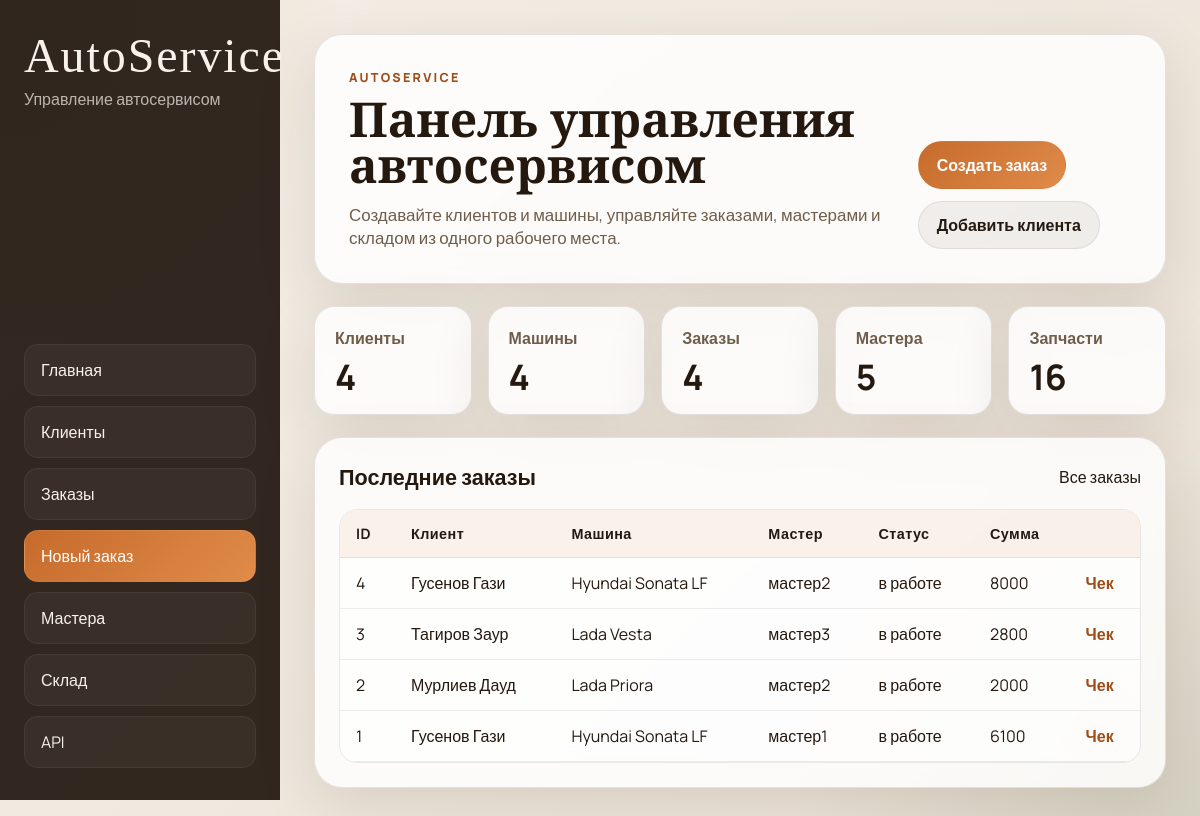
The page / on the database its author committed.
### tables this page shows
CREATE TABLE clients (
	client_id INTEGER PRIMARY KEY AUTOINCREMENT,
	full_name TEXT NOT NULL,
	phone_number VARCHAR(11) NOT NULL UNIQUE,
	email TEXT UNIQUE
	CONSTRAINT email_check CHECK(email like '%@%.%')
);

CREATE TABLE cars (
	car_id INTEGER PRIMARY KEY AUTOINCREMENT,
	client_id INTEGER,
	car_model TEXT NOT NULL,
	year INTEGER NOT NULL,
	vin VARCHAR(17) NOT NULL UNIQUE,
	FOREIGN KEY (client_id) REFERENCES clients(client_id) ON DELETE CASCADE
);

CREATE TABLE masters (
	master_id INTEGER PRIMARY KEY AUTOINCREMENT,
	master_name TEXT NOT NULL,
	phone_number varchar(11) NOT NULL UNIQUE,
	email TEXT UNIQUE,
	hire_date date DEFAULT CURRENT_DATE
	CONSTRAINT email_check CHECK(email like '%@%.%')
);

CREATE TABLE orders (
    order_id INTEGER PRIMARY KEY AUTOINCREMENT,
    car_id INTEGER,
    order_date TEXT DEFAULT (date('now')),
    status TEXT DEFAULT 'в работе',
    total_cost INTEGER DEFAULT 0,
	master_id INTEGER,
    FOREIGN KEY (car_id) REFERENCES cars(car_id),
	FOREIGN KEY (master_id) REFERENCES masters(master_id)
);

### autoservice/ui.py (the view)
@ui.route('/')
def dashboard():
    tables = get_tables()
    stats = load_dashboard_stats(tables)
    recent_orders = db.session.execute(
        select(
            tables['orders'].c.order_id,
            tables['orders'].c.order_date,
            tables['orders'].c.status,
            tables['orders'].c.total_cost,
            tables['cars'].c.car_model,
            tables['clients'].c.full_name,
            tables['masters'].c.master_name,
        )
        .select_from(
            tables['orders']
            .join(tables['cars'], tables['orders'].c.car_id == tables['cars'].c.car_id)
            .join(tables['clients'], tables['cars'].c.client_id == tables['clients'].c.client_id)
            .outerjoin(tables['masters'], tables['orders'].c.master_id == tables['masters'].c.master_id)
        )
        .order_by(desc(tables['orders'].c.order_id))
        .limit(6)
    ).mappings().all()
    return render_template('dashboard.html', stats=stats, recent_orders=recent_orders)

### autoservice/ui.py (called while the page is built)
def get_tables():
    return current_app.extensions['autoservice_tables']

def load_dashboard_stats(tables):
    return {
        'clients': db.session.execute(select(func.count()).select_from(tables['clients'])).scalar_one(),
        'cars': db.session.execute(select(func.count()).select_from(tables['cars'])).scalar_one(),
        'orders': db.session.execute(select(func.count()).select_from(tables['orders'])).scalar_one(),
        'masters': db.session.execute(select(func.count()).select_from(tables['masters'])).scalar_one(),
        'parts': db.session.execute(select(func.count()).select_from(tables['warehouse'])).scalar_one(),
    }

### templates/dashboard.html (shortened to what this page needs)
{% extends 'base.html' %}
{% block content %}
<section class="hero">
  <div>
    <p class="eyebrow">AutoService</p>
    <h1>Панель управления автосервисом</h1>
    <p class="hero-text">Создавайте клиентов и машины, управляйте заказами, мастерами и складом из одного рабочего места.</p>
  </div>
  <div class="hero-actions">
    <a class="button button-primary" href="{{ url_for('ui.new_order_page') }}">Создать заказ</a>
    <a class="button button-secondary" href="{{ url_for('ui.clients_page') }}">Добавить клиента</a>
  </div>
</section>
<section class="stats-grid">
  <article class="stat-card"><span>Клиенты</span><strong>{{ stats.clients }}</strong></article>
  <article class="stat-card"><span>Машины</span><strong>{{ stats.cars }}</strong></article>
  <article class="stat-card"><span>Заказы</span><strong>{{ stats.orders }}</strong></article>
  <article class="stat-card"><span>Мастера</span><strong>{{ stats.masters }}</strong></article>
  <article class="stat-card"><span>Запчасти</span><strong>{{ stats.parts }}</strong></article>
</section>
<section class="panel">
  <div class="panel-header">
    <h2>Последние заказы</h2>
    <a href="{{ url_for('ui.orders_page') }}">Все заказы</a>
  </div>
  <div class="table-wrap">
    <table>
      <thead>
        <tr>
          <th>ID</th>
          <th>Клиент</th>
          <th>Машина</th>
          <th>Мастер</th>
          <th>Статус</th>
          <th>Сумма</th>
          <th></th>
        </tr>
      </thead>
      <tbody>
        {% for order in recent_orders %}
        <tr>
          <td>{{ order.order_id }}</td>
          <td>{{ order.full_name }}</td>
          <td>{{ order.car_model }}</td>
          <td>{{ order.master_name or 'Не назначен' }}</td>
          <td>{{ order.status }}</td>
          <td>{{ order.total_cost }}</td>
          <td><a class="inline-link" href="{{ url_for('ui.receipt_page', order_id=order.order_id) }}">Чек</a></td>
        </tr>
        {% else %}
        <tr><td colspan="7" class="empty">Пока нет заказов</td></tr>
        {% endfor %}
      </tbody>
    </table>
  </div>
</section>
{% endblock %}

### static/styles.css (style rules this page uses)
:root { --bg: #f4efe7; --bg-2: #ebe2d6; --panel: rgba(255, 255, 255, 0.82); --panel-border: rgba(52, 35, 20, 0.12); --text: #24180f; --muted: #6f5d4c; --accent: #c66b2c; --accent-dark: #9e4d17; --accent-soft: rgba(198, 107, 44, 0.12); --danger: #b43b2f; --shadow: 0 18px 60px rgba(57, 33, 10, 0.12); --radius-xl: 28px; --radius-lg: 20px; --radius-md: 14px; }
* { box-sizing: border-box; }
html, body { min-height: 100%; }
body { margin: 0; color: var(--text); font-family: 'Manrope', sans-serif; background: radial-gradient(circle at top left, rgba(198, 107, 44, 0.18), transparent 24%), radial-gradient(circle at bottom right, rgba(87, 116, 84, 0.15), transparent 28%), linear-gradient(135deg, var(--bg) 0%, var(--bg-2) 100%); }
a { color: inherit; text-decoration: none; }
.hero, .panel, .stat-card, .selection-card { backdrop-filter: blur(16px); background: var(--panel); border: 1px solid var(--panel-border); box-shadow: var(--shadow); }
.hero { display: flex; justify-content: space-between; gap: 24px; align-items: flex-end; padding: 34px; border-radius: var(--radius-xl); margin-bottom: 22px; }
.hero h1, .page-head h1 { margin: 0; font-family: 'Cormorant Garamond', serif; font-size: clamp(2.3rem, 4vw, 4.2rem); line-height: 0.95; }
.hero-text { max-width: 760px; margin: 16px 0 0; color: var(--muted); font-size: 1.06rem; }
.eyebrow { margin: 0 0 10px; text-transform: uppercase; letter-spacing: 0.18em; color: var(--accent-dark); font-size: 0.78rem; font-weight: 800; }
.hero-actions { display: flex; flex-wrap: wrap; gap: 12px; }
.button { display: inline-flex; align-items: center; justify-content: center; min-height: 48px; padding: 0 18px; border-radius: 999px; border: 1px solid transparent; cursor: pointer; transition: transform 0.2s ease, opacity 0.2s ease, background 0.2s ease; font-weight: 700; }
.button-primary { background: linear-gradient(135deg, var(--accent), #e08b49); color: #fff; }
.button-secondary { background: rgba(36, 24, 15, 0.06); color: var(--text); border-color: rgba(36, 24, 15, 0.08); }
.stats-grid { display: grid; grid-template-columns: repeat(5, minmax(0, 1fr)); gap: 16px; margin-bottom: 22px; }
.stat-card { padding: 20px; border-radius: var(--radius-lg); display: flex; flex-direction: column; gap: 10px; }
.stat-card span { color: var(--muted); font-weight: 700; }
.stat-card strong { font-size: 2.2rem; line-height: 1; }
.panel { padding: 24px; border-radius: var(--radius-xl); }
.panel-header, .page-head { display: flex; justify-content: space-between; gap: 16px; align-items: center; margin-bottom: 18px; }
.panel-header h2, .panel h2 { margin: 0; font-size: 1.35rem; }
.table-wrap { overflow-x: auto; border-radius: 18px; border: 1px solid rgba(36, 24, 15, 0.08); }
.table-wrap table { width: 100%; border-collapse: collapse; min-width: 720px; background: rgba(255, 255, 255, 0.6); }
th, td { padding: 14px 16px; border-bottom: 1px solid rgba(36, 24, 15, 0.08); text-align: left; vertical-align: top; }
th { background: rgba(198, 107, 44, 0.09); font-size: 0.9rem; letter-spacing: 0.03em; }
.inline-link { color: var(--accent-dark); font-weight: 700; }

### rows shown on the page
clients: full_name "Гусенов Гази" "Гусенов Гази"
cars: car_model "Hyundai Sonata LF" "Hyundai Sonata LF"
masters: master_name "мастер2" "мастер2"
orders: status "в работе", total_cost "8000"
clients: full_name "Тагиров Заур"
cars: car_model "Lada Vesta"
masters: master_name "мастер3"
orders: status "в работе", total_cost "2800"
clients: full_name "Мурлиев Дауд"
cars: car_model "Lada Priora"
orders: status "в работе", total_cost "2000"
masters: master_name "мастер1"
orders: status "в работе", total_cost "6100"

### other values the page prints
{{ stats.clients }} "4"
{{ stats.cars }} "4"
{{ stats.orders }} "4"
{{ stats.masters }} "5"
{{ stats.parts }} "16"
{{ order.order_id }} "4" "3" "2" "1"
